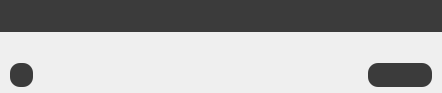
<?xml version="1.0" encoding="UTF-8"?>
<ui version="4.0">
 <class>KVideoUI</class>
 <widget class="QWidget" name="KVideoUI">
  <property name="geometry">
   <rect>
    <x>0</x>
    <y>0</y>
    <width>442</width>
    <height>93</height>
   </rect>
  </property>
  <property name="sizePolicy">
   <sizepolicy hsizetype="Expanding" vsizetype="Expanding">
    <horstretch>0</horstretch>
    <verstretch>0</verstretch>
   </sizepolicy>
  </property>
  <property name="styleSheet">
   <string notr="true">#VUITop{
	background-color: rgba(0,0,0,192);
	min-height: 32px;
	max-height: 32px;
}
#VUIFunc{
	background-color: rgba(0,0,0,192);
	border-radius: 10px;
	padding-left: 8px;
	padding-right: 8px;
	min-height: 24px;
	max-height: 24px;
}
#VUI_nickname{
	color: rgb(240,240,240);
	min-height: 24px;
	max-height: 24px;
	border-radius: 10px;
	background-color: rgba(0,0,0,192);
	padding-left: 8px;
	padding-right: 8px;
}
#VUIFunc QPushButton{
	padding:0px;
	border: 0px;
}</string>
  </property>
  <layout class="QVBoxLayout" name="verticalLayout">
   <property name="leftMargin">
    <number>0</number>
   </property>
   <property name="topMargin">
    <number>0</number>
   </property>
   <property name="rightMargin">
    <number>0</number>
   </property>
   <property name="bottomMargin">
    <number>0</number>
   </property>
   <item>
    <widget class="QWidget" name="VUITop" native="true">
     <layout class="QHBoxLayout" name="horizontalLayout">
      <property name="spacing">
       <number>0</number>
      </property>
      <property name="leftMargin">
       <number>10</number>
      </property>
      <property name="topMargin">
       <number>0</number>
      </property>
      <property name="rightMargin">
       <number>10</number>
      </property>
      <property name="bottomMargin">
       <number>0</number>
      </property>
      <item>
       <widget class="NetSignalWidget" name="VUI_netState" native="true">
        <property name="minimumSize">
         <size>
          <width>24</width>
          <height>24</height>
         </size>
        </property>
        <property name="maximumSize">
         <size>
          <width>24</width>
          <height>24</height>
         </size>
        </property>
       </widget>
      </item>
      <item>
       <spacer name="horizontalSpacer_2">
        <property name="orientation">
         <enum>Qt::Horizontal</enum>
        </property>
        <property name="sizeHint" stdset="0">
         <size>
          <width>93</width>
          <height>20</height>
         </size>
        </property>
       </spacer>
      </item>
      <item>
       <widget class="QPushButton" name="VUI_btnMirror">
        <property name="flat">
         <bool>true</bool>
        </property>
       </widget>
      </item>
      <item>
       <widget class="QPushButton" name="VUI_btnRotate">
        <property name="flat">
         <bool>true</bool>
        </property>
       </widget>
      </item>
     </layout>
    </widget>
   </item>
   <item>
    <spacer name="verticalSpacer">
     <property name="orientation">
      <enum>Qt::Vertical</enum>
     </property>
     <property name="sizeHint" stdset="0">
      <size>
       <width>20</width>
       <height>40</height>
      </size>
     </property>
    </spacer>
   </item>
   <item>
    <widget class="QWidget" name="VUIBottom" native="true">
     <layout class="QHBoxLayout" name="horizontalLayout_2">
      <property name="spacing">
       <number>0</number>
      </property>
      <property name="leftMargin">
       <number>10</number>
      </property>
      <property name="topMargin">
       <number>0</number>
      </property>
      <property name="rightMargin">
       <number>10</number>
      </property>
      <property name="bottomMargin">
       <number>6</number>
      </property>
      <item>
       <widget class="QLabel" name="VUI_nickname"/>
      </item>
      <item>
       <spacer name="horizontalSpacer">
        <property name="orientation">
         <enum>Qt::Horizontal</enum>
        </property>
        <property name="sizeHint" stdset="0">
         <size>
          <width>40</width>
          <height>20</height>
         </size>
        </property>
       </spacer>
      </item>
      <item>
       <widget class="QWidget" name="VUIFunc" native="true">
        <layout class="QHBoxLayout" name="horizontalLayout_3">
         <property name="spacing">
          <number>0</number>
         </property>
         <property name="leftMargin">
          <number>0</number>
         </property>
         <property name="topMargin">
          <number>0</number>
         </property>
         <property name="rightMargin">
          <number>0</number>
         </property>
         <property name="bottomMargin">
          <number>0</number>
         </property>
         <item>
          <widget class="QPushButton" name="VUI_btnCam">
           <property name="flat">
            <bool>true</bool>
           </property>
          </widget>
         </item>
         <item>
          <widget class="QPushButton" name="VUI_btnMic">
           <property name="flat">
            <bool>true</bool>
           </property>
          </widget>
         </item>
        </layout>
       </widget>
      </item>
     </layout>
    </widget>
   </item>
  </layout>
 </widget>
 <customwidgets>
  <customwidget>
   <class>NetSignalWidget</class>
   <extends>QWidget</extends>
   <header location="global">NetSignalWidget.h</header>
   <container>1</container>
  </customwidget>
 </customwidgets>
 <resources/>
 <connections/>
</ui>
